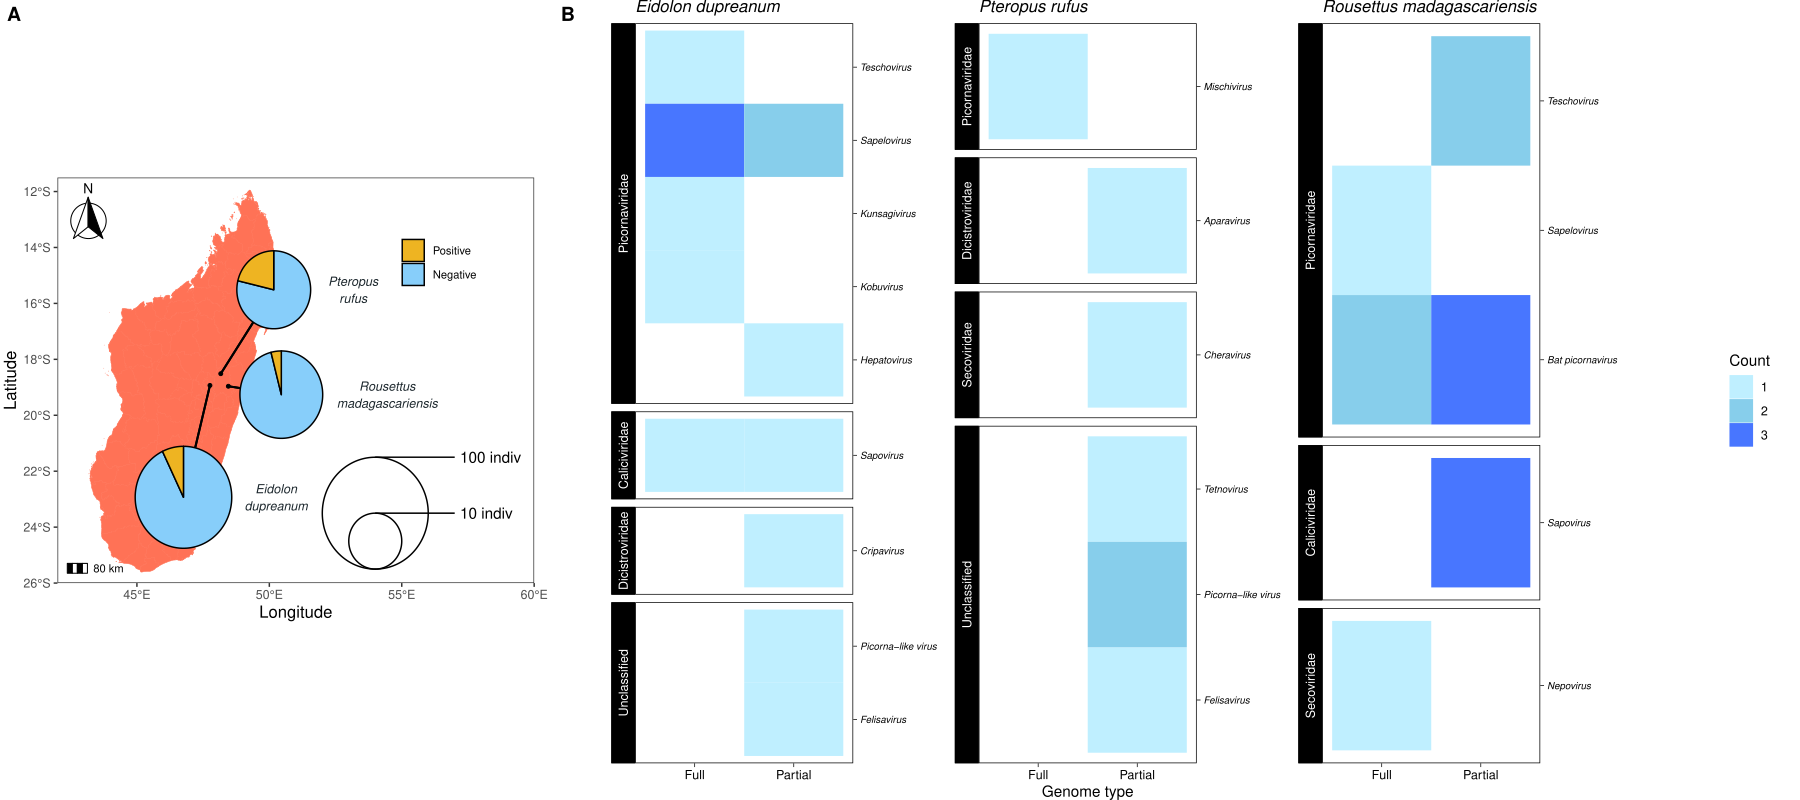

Source code (R):
###This is a bunch of separate scripts pasted together to make figure 1

rm(list=ls())

#packages
library(sf)
library(mapplots)
library(scatterpie)
library(maptools)
library(plyr) 
library(dplyr) 
library(tidyr)
library(ggplot2)
library(ggnewscale)
library(ggspatial)
library(ggrepel)
library(hrbrthemes)
library(reshape)
library(paletteer)
library(ggh4x)
library(cowplot)

##Part A: map

# Set wd to data on this computer. Also ID homewd, assuming that 
# Mada-GIS is cloned to the same series of sub-folders
homewd = "/Users/gwenddolenkettenburg/Desktop/mada-bat-picornavirus" 
#should be wherever "Mada_bat_picorna" is stored on your home computer
#basewd = paste(strsplit(homewd, "/")[[1]][1:6], collapse = "/")
#Cara had the above command as basewd but it did not work for me and kept going into the Mada_bat_picorna folder
#So using Sophia's astrovirus map file I changed it to the basewd command below
basewd = "/Users/gwenddolenkettenburg/Desktop/Mada-GIS"
#mapwd = paste0(basewd, "/", "Mada_GIS")
setwd(paste0(homewd, "/", "sampling_map/"))

#import madagascar shapfile
name<- paste0(basewd, "/", "MDG-3/MDG_adm3.shp")
otl_file <- paste(name, sep="") 
orotl_shp <- st_read(otl_file)
#View(orotl_shp)  # Open attribute table
class(orotl_shp)

###import and configuration

p1<-ggplot() +  
  geom_sf(color = "coral1", fill = "coral1",data = orotl_shp)+
  coord_sf(xlim = c(42, 60), ylim = c(-26, -11.5), expand = FALSE)+
  theme_bw()+
  theme(plot.margin = unit(c(-1,.5,-1.5,.1),"cm"))+
  xlab("Longitude") + ylab("Latitude") 
#print(p1)


#import picorna data
dat <- read.csv(file = paste0(homewd,"/metadata/demo_picornavirales_fecesurine_meta.csv"), header = T, stringsAsFactors = F)
head(dat)
names(dat)

#clean class
unique(dat$bat_sex)

dat$bat_sex <- dat$bat_sex
dat$bat_sex[dat$bat_sex=="female"] <- "F"
dat$bat_sex[dat$bat_sex=="male"] <- "M"

#clean class
unique(dat$bat_age_class)

#and rank by rough age
unique(dat$young_of_year)
dat$bat_age_class <- dat$bat_age_class
dat$bat_age_class[dat$bat_age_class=="P" | dat$bat_age_class=="L"] <- "A"
dat$bat_age_class[dat$bat_age_class=="NL" | dat$young_of_year=="no"] <- "A"
dat$bat_age_class[dat$young_of_year=="yes"] <- "J"


unique(dat$any_picorna)


# now subset the data to just include the columns of interest
dat <- dplyr::select(dat,roost_site,latitude_s, longitude_e,
                     collection_date,
                     species, sampleid, any_picorna)

head(dat)
unique(dat$roost_site)

#get sites
coordinate <- ddply(dat, .(roost_site), summarise, latitude_s=unique(latitude_s), longitude_e=unique(longitude_e))
coordinate <-subset(coordinate, roost_site=="Ambakoana" | roost_site=="AngavoKely" | roost_site=="Maromizaha")
coordinate$species <- c("Pteropus rufus", "Eidolon dupreanum","Rousettus madagascariensis")
head(coordinate)

#plot sites on map
p2<-p1+geom_point(aes(x=longitude_e, y=latitude_s),color="black",size=1,data=dat)+
  annotation_scale(location = "bl", width_hint = 0.05) +    # scale
  annotation_north_arrow(location = "tl", which_north = "true",#north arrow     
                         pad_x = unit(0.02, "cm"), 
                         pad_y = unit(0.2, "cm"),        
                         style = north_arrow_fancy_orienteering)

coordinate$label <- coordinate$species
coordinate$label[coordinate$label=="Pteropus rufus"] <- "Pteropus\nrufus"
coordinate$label[coordinate$label=="Rousettus madagascariensis"] <- "Rousettus\nmadagascariensis"
coordinate$label[coordinate$label=="Eidolon dupreanum"] <- "Eidolon\ndupreanum"


#load GPS point and label
p2b<-p1+geom_point(aes(x=longitude_e, y=latitude_s),color="black",size=1,data=coordinate)+
  geom_text(data= coordinate,                       #### Labeling
            aes(x=longitude_e, y=latitude_s, label=label),
            fontface="italic",
            color = "#1B262C", size=3,
            nudge_x = c(4.5,2,5.5),
            nudge_y = c(3,-4,-0.3),
            check_overlap = T)+
  annotation_scale(location = "bl", width_hint = 0.05) +    #scale
  annotation_north_arrow(location = "tl", which_north = "true",#north arrow     
                         pad_x = unit(0.03, "cm"), 
                         pad_y = unit(0.2, "cm"),        
                         style = north_arrow_fancy_orienteering)+
  geom_text_repel(segment.colour="black")+
  theme_bw() +theme(panel.grid = element_blank(), 
                    plot.title = element_text(color="black", size=12, face="bold"),
                    plot.margin = unit(c(-1,.5,-1.5,.1),"cm"),
                    axis.title.x = element_text(color="black", size=12),
                    axis.title.y = element_text(color="black", size=12),
                    legend.position=c(.26,.90),
                    legend.margin = margin(),
                    legend.title=element_blank(),
                    legend.background = element_rect(color="gray",size = .1),
                    legend.text = element_text(size = 9,face = "italic"))
p2b


#plot one site per species
dat$roost_site[dat$species=="Pteropus rufus"] <- "Ambakoana"
dat$roost_site[dat$species=="Eidolon dupreanum"] <- "AngavoKely"
dat$roost_site[dat$species=="Rousettus madagascariensis"] <- "Maromizaha"

dat$longitude_e[dat$roost_site=="Ambakoana"] <- coordinate$longitude_e[coordinate$roost_site=="Ambakoana"]
dat$longitude_e[dat$roost_site=="AngavoKely"] <- coordinate$longitude_e[coordinate$roost_site=="AngavoKely"]
dat$longitude_e[dat$roost_site=="Maromizaha"] <- coordinate$longitude_e[coordinate$roost_site=="Maromizaha"]


dat$latitude_s[dat$roost_site=="Ambakoana"] <- coordinate$latitude_s[coordinate$roost_site=="Ambakoana"]
dat$latitude_s[dat$roost_site=="AngavoKely"] <- coordinate$latitude_s[coordinate$roost_site=="AngavoKely"]
dat$latitude_s[dat$roost_site=="Maromizaha"] <- coordinate$latitude_s[coordinate$roost_site=="Maromizaha"]


###by total positives is anything with dat
dat$plot_class<-NA
dat$plot_class[dat$any_picorna==1]<-"Positive"
dat$plot_class[dat$any_picorna==0]<-"Negative"


##by total positives
pies <- ddply(dat, .(species, roost_site, latitude_s, longitude_e, plot_class), summarise, value=length(sampleid))


#tot_sum = ddply(pies,.(species, bat_sex), summarise,N=sum(value))
tot_sum = ddply(pies,.(species), summarise,N=sum(value))

#pies <- merge(pies, tot_sum, by=c("species", "bat_sex"), all.x=T)
pies <- merge(pies, tot_sum, by=c("species"), all.x=T)

#pies$plot_class <- factor(pies$plot_class, levels=c( "male -", "female -", "male +", "female +"))
pies$plot_class <- factor(pies$plot_class, levels=c( "Positive", "Negative"))

#now split into two pies
piesP = subset(pies, plot_class=="Positive")
piesN = subset(pies, plot_class=="Negative")

###Get the pie data in the right format###
colz = c('Positive' ="darkgoldenrod2", 'Negative' ="lightskyblue2")



p3<-ggplot() +
  geom_scatterpie(aes(x=longitude_e, y=latitude_s, r=(N/1000)),
                  data = pies, cols="plot_class", long_format=TRUE) +
  scale_fill_manual(values=colz)

p3

# # copy of latitude (x.) and longitude (y.)
pies$x2 <- pies$longitude_e
pies$y2 <- pies$latitude_s


# #manually move the pie chart in case there is an overlap (change x and y)

#from the labels
# nudge_x = c(4.5 PR,2 ED,5.5 RM),
# nudge_y = c(3 PR,-4 ED,-0.3 RM),

pies$x2[pies$species== "Pteropus rufus"] <- pies$longitude_e[pies$species== "Pteropus rufus"] + 2
pies$y2[pies$species== "Pteropus rufus"] <- pies$latitude_s[pies$species== "Pteropus rufus"] + 3

pies$x2[pies$species== "Eidolon dupreanum"] <- pies$longitude_e[pies$species== "Eidolon dupreanum"] -1
pies$y2[pies$species== "Eidolon dupreanum"] <- pies$latitude_s[pies$species== "Eidolon dupreanum"] - 4

pies$x2[pies$species== "Rousettus madagascariensis"] <- pies$longitude_e[pies$species== "Rousettus madagascariensis"] + 2 
pies$y2[pies$species== "Rousettus madagascariensis"] <- pies$latitude_s[pies$species== "Rousettus madagascariensis"] - 0.3

head(pies)



#This is part A of figure 1
p4 <- p2b+
  annotate("segment", x=pies$longitude_e, xend=pies$x2,y=pies$latitude_s,yend=pies$y2,size=.7)+ # put the lines
  geom_scatterpie(aes(x=x2, y=y2, r=(log10(N)/1.2)), 
                  data = pies, cols="plot_class", long_format=TRUE) +
  theme_bw() +theme(panel.grid = element_blank(),
                    plot.title = element_text(color="black", size=12, face="bold"),
                    plot.margin = unit(c(-1,.5,-1.5,.1),"cm"),
                    axis.title.x = element_text(color="black", size=12),
                    axis.title.y = element_text(color="black", size=12),
                    legend.position=c(.8,.8),
                    legend.margin = margin(),
                    legend.title=element_blank(),
                    legend.text = element_text(size = 7.5)) +
  scale_fill_manual(values=colz) +
  geom_scatterpie_legend(log10(c(10,100)/1.2),
                         x=54, y=-23.5, 
                         n=2,
                         labeller = function(x) paste(10^(x)*1,"indiv"))

p4










##Part B: summary heat map of types of picornavirales
dat <- read.csv(file = paste0(homewd,"/metadata/summary_heatmap1.csv"), header = T, stringsAsFactors = F)
head(dat)
names(dat)

dat$virus<-factor(dat$virus, levels=c("Bat picornavirus", "Hepatovirus", "Kobuvirus", "Kunsagivirus", 
                                      "Mischivirus", "Sapelovirus", "Teschovirus", "Sapovirus", "Aparavirus",
                                      "Cripavirus", "Cheravirus", "Nepovirus", "Felisavirus", "Picorna-like virus", "Tetnovirus"))
dat$family<-factor(dat$family, levels=c("Picornaviridae", "Caliciviridae", "Dicistroviridae", "Secoviridae", "Unclassified"))


ED<-subset(dat, species=="E. dupreanum")
PR<-subset(dat, species=="P. rufus")
RM<-subset(dat, species=="R. madagascariensis")


picorna<-subset(dat,picorna=="1")
other<-subset(dat,picorna=="0")


#facet by viral family
p9 <- ggplot(dat, aes(x=species, y=virus)) +
  geom_tile(aes(fill = cut(num_genome,breaks=0:3, labels=1:3))) +
  scale_fill_manual(values=c("lightblue1","skyblue", "royalblue1")) +
  #scale_fill_viridis_c(option = "G", direction = -1) +
  #facet_wrap(~family, ncol=1,  scales = "free_y")+
  # facet_nested(family~., scales="free", space="free",
  #              switch="y")+
  facet_nested(family+type~., scales="free", space="free",
               switch="y", nest_line = element_line(color="white"), solo_line = TRUE)+
  labs(#title = expression("Diversity of" ~italic(Picornavirales) ~"sequences"),
    x = "",
    y= "",
    fill="Count",
    title="")+
  theme_linedraw()+
  scale_y_discrete(position="right")+
  theme(plot.margin = margin(0, 0, 0, 0, "pt"),
        plot.background = element_blank(),
        panel.grid.major = element_blank(),
        panel.grid.minor = element_blank(),
        plot.title = element_text(size=12, face="italic"), 
        axis.text.y = element_text(size=7,face="italic"),
        axis.text.x = element_text(face="italic"),
        legend.position = "right")
p9





p6 <- ggplot(ED, aes(x=type, y=virus)) +
  geom_tile(aes(fill = cut(num_genome,breaks=0:3, labels=1:3))) +
  scale_fill_manual(values=c("lightblue1","skyblue", "royalblue1")) +
  #scale_fill_viridis_c(option = "G", direction = -1) +
  #facet_wrap(~family, ncol=1,  scales = "free_y")+
  # facet_nested(family~., scales="free", space="free",
  #              switch="y")+
  facet_nested(family~., scales="free", space="free",
               switch="y", nest_line = element_line(color="white"), solo_line = TRUE)+
  labs(#title = expression("Diversity of" ~italic(Picornavirales) ~"sequences"),
    x = "",
    y= "",
    fill="Count",
    title="Eidolon dupreanum")+
  theme_linedraw()+
  scale_y_discrete(position="right")+
  theme(plot.margin = margin(0, 0, 0, 0, "pt"),
        plot.background = element_blank(),
        panel.grid.major = element_blank(),
        panel.grid.minor = element_blank(),
        plot.title = element_text(size=12, face="italic"), 
        axis.text.y = element_text(size=7,face="italic"),
        axis.text.x = element_text(),
        legend.position = "none")
p6



p7 <- ggplot(PR, aes(x=type, y=virus)) +
  geom_tile(aes(fill = cut(num_genome,breaks=0:3, labels=1:3))) +
  scale_fill_manual(values=c("lightblue1","skyblue", "royalblue1")) +
  #scale_fill_viridis_c(option = "G", direction = -1) +
  facet_nested(family~., scales="free", space="free",
               switch="y", nest_line = element_line(color="white"), solo_line = TRUE)+
  labs(#title = expression("Diversity of" ~italic(Picornavirales) ~"sequences"),
    x = "Genome type",
    y= "",
    fill="Count",
    title="Pteropus rufus")+
  theme_linedraw()+
  scale_y_discrete(position="right")+
  theme(plot.margin = margin(0, 0, 0, 0, "pt"),
        plot.background = element_blank(),
        panel.grid.major = element_blank(),
        panel.grid.minor = element_blank(),
        plot.title = element_text(size=12, face="italic"), 
        axis.text.y = element_text(size=7,face="italic"),
        axis.text.x = element_text(),
        legend.position="none")
p7


p8 <- ggplot(RM, aes(x=type, y=virus)) +
  geom_tile(aes(fill = cut(num_genome,breaks=0:3, labels=1:3))) +
  scale_fill_manual(values=c("lightblue1","skyblue", "royalblue1")) +
  #scale_fill_viridis_c(option = "G", direction = -1) +
  facet_nested(family~., scales="free", space="free",
               switch="y", nest_line = element_line(color="white"), solo_line = TRUE)+
  labs(#title = expression("Diversity of" ~italic(Picornavirales) ~"sequences"),
    x = "",
    y= "",
    fill="Count",
    title="Rousettus madagascariensis")+
  theme_linedraw()+
  scale_y_discrete(position="right")+
  theme(plot.margin = margin(0, 0, 0, 0, "pt"),
        plot.background = element_blank(),
        panel.grid.major = element_blank(),
        panel.grid.minor = element_blank(),
        plot.title = element_text(size=12, face="italic"), 
        axis.text.y = element_text(size=7,face="italic"),
        axis.text.x = element_text(),
        legend.position="none",
        legend.margin = margin(c(0,0,0,0)))
p8

library(grid)
leg<-get_legend(p8)
leg<-as.ggplot(leg)


final<-p6+p7+p8
final


###Put stuff together

##Version 1

final<- plot_grid(p6,p7,p8,labels=c("","",""),rel_widths = c(1, 1,1), rel_heights = c(1, 1,1),ncol=3, align="hv", axis="b")
final


final2<- plot_grid(p4,final,leg,labels=c("A","B",""),rel_widths = c(1, 2,0.25), rel_heights = c(2, 1),ncol=3, align="hv", axis="b")
final2




##Try making a heatmap of the sampling data like age and percent of each bat species positive
homewd = "/Users/gwenddolenkettenburg/Desktop/mada-bat-picornavirus" 
dat <- read.csv(file = paste0(homewd,"/metadata/demo_picornavirales_fecesurine_meta_2018_2019.csv"), header = T, stringsAsFactors = F)
head(dat)
names(dat)

#clean class
unique(dat$bat_sex)

dat$bat_sex <- dat$bat_sex
dat$bat_sex[dat$bat_sex=="female"] <- "Female"
dat$bat_sex[dat$bat_sex=="male"] <- "Male"

dat$month[dat$month=="1"]<-"Jan"
dat$month[dat$month=="2"]<-"Feb"
dat$month[dat$month=="3"]<-"March"
dat$month[dat$month=="4"]<-"April"
dat$month[dat$month=="5"]<-"May"
dat$month[dat$month=="6"]<-"June"
dat$month[dat$month=="7"]<-"July"
dat$month[dat$month=="8"]<-"August"
dat$month[dat$month=="9"]<-"Sept"
dat$month[dat$month=="10"]<-"Oct"
dat$month[dat$month=="11"]<-"Nov"
dat$month[dat$month=="12"]<-"Dec"

#clean class
unique(dat$bat_age_class)

#and rank by rough age
unique(dat$young_of_year)
dat$bat_age_class <- dat$bat_age_class
dat$bat_age_class[dat$bat_age_class=="P" | dat$bat_age_class=="L"] <- "A"
dat$bat_age_class[dat$bat_age_class=="NL" | dat$young_of_year=="no"] <- "A"
dat$bat_age_class[dat$young_of_year=="yes"] <- "J"


unique(dat$any_picorna)

#select columns of interest
dat <- dplyr::select(dat,roost_site,bat_age_class,bat_sex, collection_date,
                     species, sampleid, any_picorna, month, year, day_of_year,sampleid)

head(dat)
unique(dat$roost_site)

#get into date form
dat$collection_date <- as.Date(dat$collection_date,format = "%m/%d/%y")

#change picorna to numeric
dat$any_picorna <- as.numeric(dat$any_picorna)
names(dat)[names(dat)=="bat_species"] <- "species"

#and make sure it is only 1 of the same sample type per each date
dat.list <- dlply(dat, .(sampleid))

#summarize into prevalence by species and epiwk
dat.sum <- ddply(dat, .(species, month, bat_age_class, bat_sex), summarise, N=length(any_picorna), pos=sum(any_picorna))

#get negatives and prevalence
dat.sum$neg= dat.sum$N-dat.sum$pos
dat.sum$prevalence <- dat.sum$pos/dat.sum$N

#and confidence intervals on the prevalence
CIs <- mapply(FUN=prop.test, x=as.list(dat.sum$pos), n=as.list(dat.sum$N), MoreArgs = list(alternative = "two.sided", conf.level = .95, correct=F), SIMPLIFY = F)

#and extract the upper and lower CIs
get.CIs <- function(df){
  lci = df$conf.int[1]
  uci = df$conf.int[2]
  out.df<- cbind.data.frame(lci=lci, uci=uci)
  return(out.df)
}

CIs <- lapply(CIs, get.CIs)

dat.sum$lci <- c(unlist(sapply(CIs, '[',1)))
dat.sum$uci <- c(unlist(sapply(CIs, '[',2)))

#simplify= the name of "host_genus_species" 
names(dat.sum)[names(dat.sum)=="host_genus_species"] <- "species"

#make the data into factors
dat.sum$species<-factor(dat.sum$species, levels=c("Eidolon dupreanum", "Pteropus rufus", "Rousettus madagascariensis"))
dat.sum$bat_sex<-factor(dat.sum$bat_sex, levels=c("Male", "Female"))
dat.sum$bat_age_class<-factor(dat.sum$bat_age_class, levels=c("J", "A"))
dat.sum$month<-factor(dat.sum$month, levels=c("Jan", "Feb", "March", "April", "May", "June", "July", "August", "Sept",
                                              "Oct", "Nov", "Dec"))
#dat.sum$any_picorna<-factor(dat.sum$any_picorna, levels=c("0", "1"))

#subset some data
ED<-subset(dat.sum, species=="Eidolon dupreanum")
PR<-subset(dat.sum, species=="Pteropus rufus")
RM<-subset(dat.sum, species=="Rousettus madagascariensis")
picorna<-subset(dat.sum,any_picorna=="1")
other<-subset(dat.sum,any_picorna=="0")


#facet by year 
p10 <- ggplot(dat.sum, aes(x=species, y=bat_age_class, fill=pos)) +
  geom_tile() +
  #scale_fill_manual(values=c("lightblue1""royalblue1")) +
  scale_fill_viridis_c(option = "F", direction = -1) +
  #facet_wrap(~family, ncol=1,  scales = "free_y")+
  # facet_nested(family~., scales="free", space="free",
  #              switch="y")+
  facet_nested(year+bat_sex~., scales="free", space="free",
               switch="y", nest_line = element_line(color="white"), solo_line = TRUE)+
  labs(#title = expression("Diversity of" ~italic(Picornavirales) ~"sequences"),
    x = "",
    y= "",
    fill="Bats \n positive",
    title="")+
  theme_linedraw()+
  scale_y_discrete(position="right")+
  theme(plot.margin = margin(0, 0, 0, 0, "pt"),
        plot.background = element_blank(),
        panel.grid.major = element_blank(),
        panel.grid.minor = element_blank(),
        plot.title = element_text(size=12, face="italic"), 
        axis.text.y = element_text(size=7,face="italic"),
        axis.text.x = element_text(face="italic"),
        legend.position = "right")
p10


#facet by month 
p11 <- ggplot(dat.sum, aes(x=species, y=bat_age_class, fill=pos)) +
  geom_tile() +
  #scale_fill_manual(values=c("lightblue1""royalblue1")) +
  scale_fill_viridis_c(option = "F", direction = -1) +
  #facet_wrap(~family, ncol=1,  scales = "free_y")+
  # facet_nested(family~., scales="free", space="free",
  #              switch="y")+
  facet_nested(month+bat_sex~., scales="free", space="free",
               switch="y", nest_line = element_line(color="white"), solo_line = TRUE)+
  labs(#title = expression("Diversity of" ~italic(Picornavirales) ~"sequences"),
    x = "",
    y= "",
    fill="Bats \n positive",
    title="")+
  theme_linedraw()+
  scale_y_discrete(position="right")+
  theme(plot.margin = margin(0, 0, 0, 0, "pt"),
        plot.background = element_blank(),
        panel.grid.major = element_blank(),
        panel.grid.minor = element_blank(),
        plot.title = element_text(size=12, face="italic"), 
        axis.text.y = element_text(size=7,face="italic"),
        axis.text.x = element_text(face="italic"),
        legend.position = "right")
p11


###Put stuff together

##Version 2

final3<-plot_grid(p4,p10, labels=c("A","B"), ncol=1, align="hv", axis="r")
final3


final4 <- plot_grid(final3,final,leg,labels=c("","C",""),rel_widths = c(1, 2,0.25), rel_heights = c(2, 1),ncol=3, align="hv", axis="b")
final4
